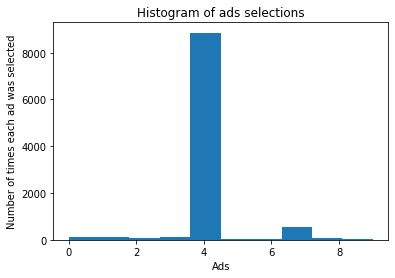

Generate this figure with Python:
# -*- coding: utf-8 -*-
"""
Created on Mon Jul 27 15:40:58 2020

@author: Nitin
"""


import numpy as np
import matplotlib.pyplot as plt
import pandas as pd

# Importing the dataset
dataset = pd.read_csv('E:/Machine Learning/P14-Part6-Reinforcement-Learning/P14-Part6-Reinforcement-Learning/Section 32 - Thompson Sampling/Python/Ads_CTR_Optimisation.csv')

# Implementing thomsons sampling
import random
N = 10000
d = 10
ads_selected = []
numbers_of_rewards_1 = [0] * d
numbers_of_rewards_0 = [0] * d
total_reward = 0
for n in range(0, N):
    ad = 0
    max_random= 0
    for i in range(0, d):
        random_beta = random.betavariate(numbers_of_rewards_1[i]+1,numbers_of_rewards_0[i]+1)
        if random_beta > max_random:
            max_random = random_beta
            ad = i
    ads_selected.append(ad)
    reward = dataset.values[n, ad]
    if reward ==1:
        numbers_of_rewards_1[ad] = numbers_of_rewards_1[ad]+1
    else:
        numbers_of_rewards_0[ad] = numbers_of_rewards_0[ad]+1
    total_reward = total_reward+reward

# Visualising the results
plt.hist(ads_selected)
plt.title('Histogram of ads selections')
plt.xlabel('Ads')
plt.ylabel('Number of times each ad was selected')
plt.show()
